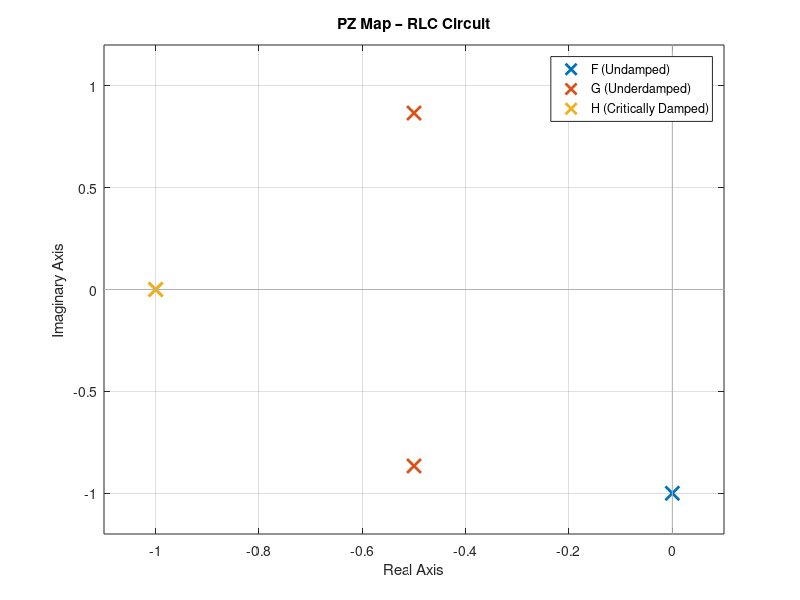

The MATLAB source for this figure:

F = tf([1], [1, 0, 1]);
G = tf([1], [1, 1, 1]);
H = tf([1], [1, 2, 1]);

figure;
pzmap(F, G, H);
legend('F (Undamped)', 'G (Underdamped)', 'H (Critically Damped)');
title('PZ Map – RLC Circuit');
grid on;
